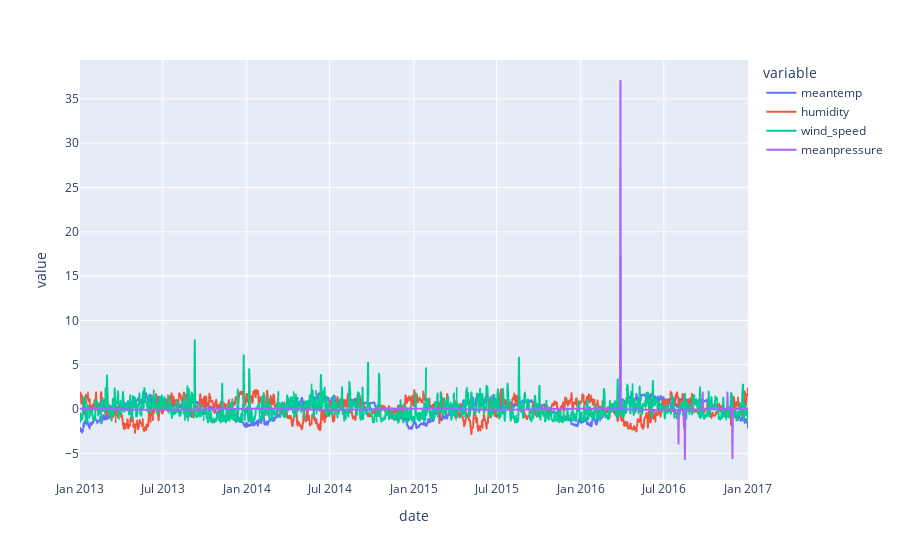

Notebook source saved alongside this figure:
### Code cell
fig = px.line(df_scaled)
fig.show()

### Figure 1 — Plotly figure (JSON) as saved in the notebook; plotly's stock layout.template omitted (floating-point values rounded to 4 significant figures; data arrays with more than 128 entries replaced by an {"elided": "..."} marker saying what was removed)
{"data": [{"hovertemplate": "variable=meantemp<br>date=%{x}<br>value=%{y}<extra></extra>", "legendgroup": "meantemp", "line": {"color": "#636efa", "dash": "solid"}, "marker": {"symbol": "circle"}, "mode": "lines", "name": "meantemp", "showlegend": true, "type": "scattergl", "x": {"elided": "1462 str values"}, "xaxis": "x", "y": {"elided": "1462 float values"}, "yaxis": "y"}, {"hovertemplate": "variable=humidity<br>date=%{x}<br>value=%{y}<extra></extra>", "legendgroup": "humidity", "line": {"color": "#EF553B", "dash": "solid"}, "marker": {"symbol": "circle"}, "mode": "lines", "name": "humidity", "showlegend": true, "type": "scattergl", "x": {"elided": "1462 str values"}, "xaxis": "x", "y": {"elided": "1462 float values"}, "yaxis": "y"}, {"hovertemplate": "variable=wind_speed<br>date=%{x}<br>value=%{y}<extra></extra>", "legendgroup": "wind_speed", "line": {"color": "#00cc96", "dash": "solid"}, "marker": {"symbol": "circle"}, "mode": "lines", "name": "wind_speed", "showlegend": true, "type": "scattergl", "x": {"elided": "1462 str values"}, "xaxis": "x", "y": {"elided": "1462 float values"}, "yaxis": "y"}, {"hovertemplate": "variable=meanpressure<br>date=%{x}<br>value=%{y}<extra></extra>", "legendgroup": "meanpressure", "line": {"color": "#ab63fa", "dash": "solid"}, "marker": {"symbol": "circle"}, "mode": "lines", "name": "meanpressure", "showlegend": true, "type": "scattergl", "x": {"elided": "1462 str values"}, "xaxis": "x", "y": {"elided": "1462 float values"}, "yaxis": "y"}], "layout": {"legend": {"title": {"text": "variable"}, "tracegroupgap": 0}, "margin": {"t": 60}, "xaxis": {"anchor": "y", "domain": [0, 1], "title": {"text": "date"}}, "yaxis": {"anchor": "x", "domain": [0, 1], "title": {"text": "value"}}}}
